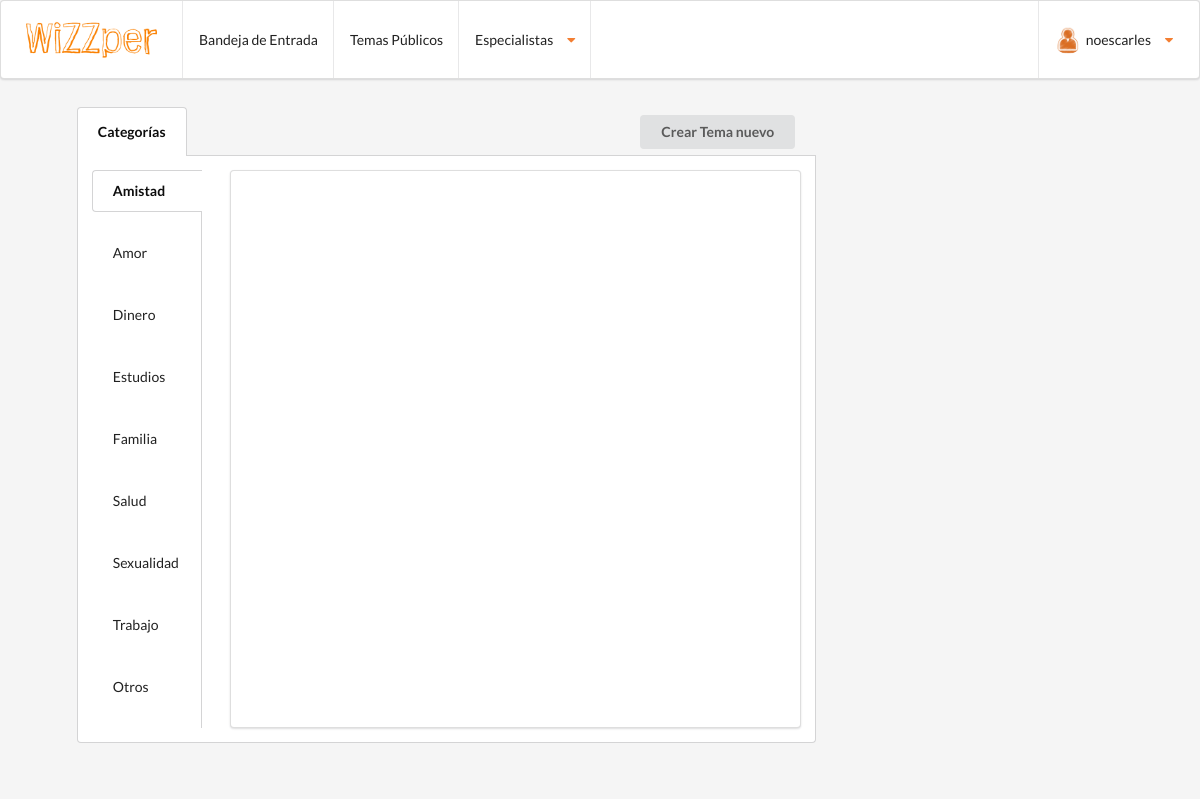
The app's page /temasPublicos.php (signed in) with its own data.
### tables this page shows
CREATE TABLE IF NOT EXISTS `tbl_categories` (
		`cate_id` int(11) NOT NULL,
		`cate_name` varchar(50) NULL
	);

### generosTemasPublicos.php (the view, shortened to what this page needs)
<?php
	include ("conexion.php");
	$sql = "SELECT tbl_categories.cate_id, tbl_categories.cate_name from tbl_categories";
	$datos = mysqli_query($con, $sql);
	if(mysqli_num_rows($datos) > 0){
		echo "<div class='ui grid'>
				<div class='three wide column'>
					<div class='ui vertical fluid tabular menu'>";
	$count = 0;
		while($send = mysqli_fetch_array($datos)){
			if($count == 0){
				echo "<a id='$send[cate_name]' f='$send[cate_name]' class='item active'>$send[cate_name]</a><br/> ";
				$count++;
			}else{
				echo "<a id='$send[cate_name]' f='$send[cate_name]' class='item'>$send[cate_name]</a><br/> ";
			}
		}
			echo "</div>
			  </div>
			  <div class='thirteen wide stretched column'>
				<div class='ui segment'>
					<div id='container' class='ui grid'>
					</div>
				</div>
			  </div>
			</div>";
	}
?>

### records on screen
tbl_categories: cate_name "Amistad"
tbl_categories: cate_name "Amor"
tbl_categories: cate_name "Dinero"
tbl_categories: cate_name "Estudios"
tbl_categories: cate_name "Familia"
tbl_categories: cate_name "Salud"
tbl_categories: cate_name "Sexualidad"
tbl_categories: cate_name "Trabajo"
tbl_categories: cate_name "Otros"

### other values on screen
$_COOKIE["wizzper"] "noescarles"
